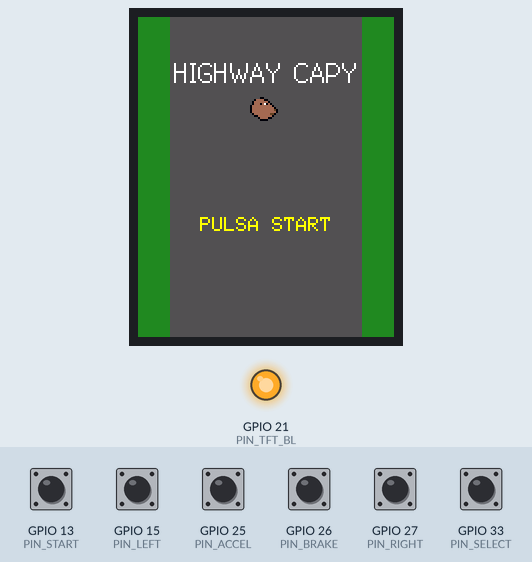
Recording of a sketch running on a simulated ESP32. On the bench: 128×160 colour display, output pins drawn as LEDs (lit = HIGH). Inputs (shaded band) come from the test bench; at power-on: GPIO 13 (PIN_START), GPIO 15 (PIN_LEFT), GPIO 25 (PIN_ACCEL), GPIO 26 (PIN_BRAKE), GPIO 27 (PIN_RIGHT), GPIO 33 (PIN_SELECT) HIGH. Random numbers use the default seed unless the sketch sets one.

Above: at 1.3 s.
1.4 s: GPIO 13 (PIN_START) pulled LOW for 0.15 s
At 1.57 s:
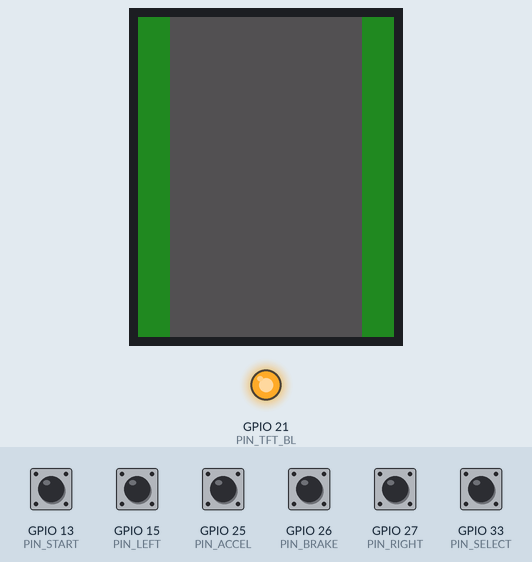
2.1 s: GPIO 33 (PIN_SELECT) pulled LOW for 0.15 s
At 2.19 s:
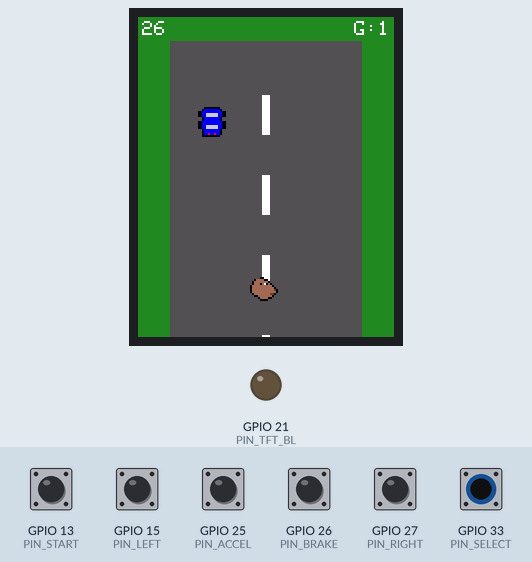
2.8 s: GPIO 15 (PIN_LEFT) pulled LOW for 1 s
At 3.44 s:
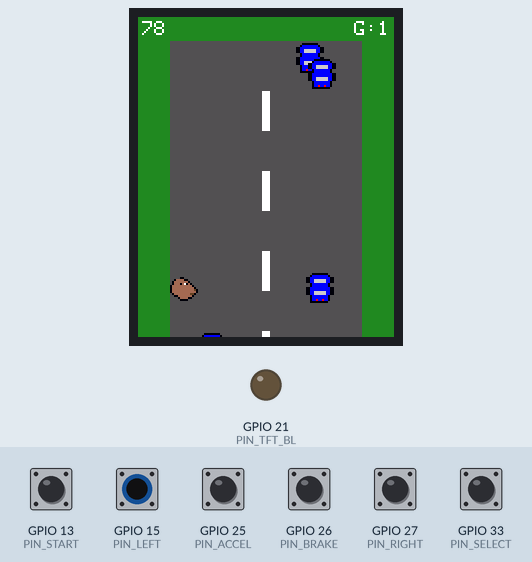
4.4 s: GPIO 25 (PIN_ACCEL) pulled LOW for 1 s
At 5.9 s:
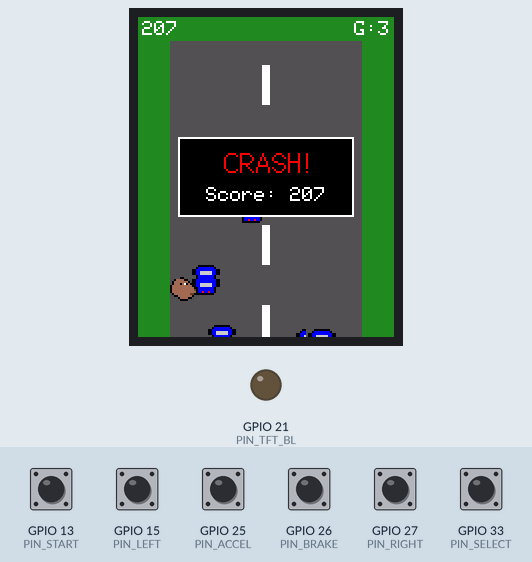
6.9 s: GPIO 13 (PIN_START) pulled LOW for 1 s
At 7.08 s:
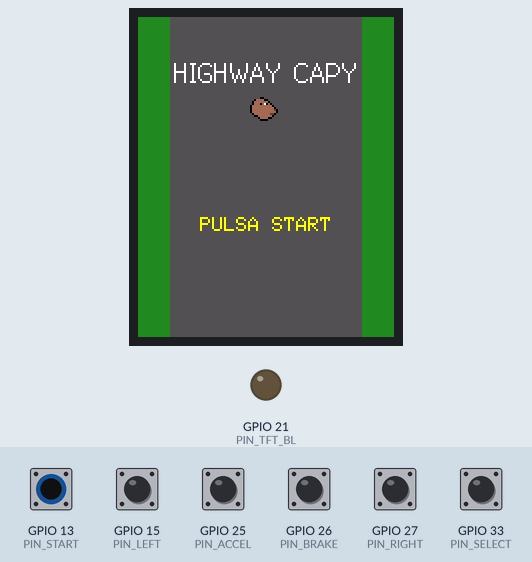
8.5 s: GPIO 13 (PIN_START) pulled LOW for 1 s
At 9.52 s:
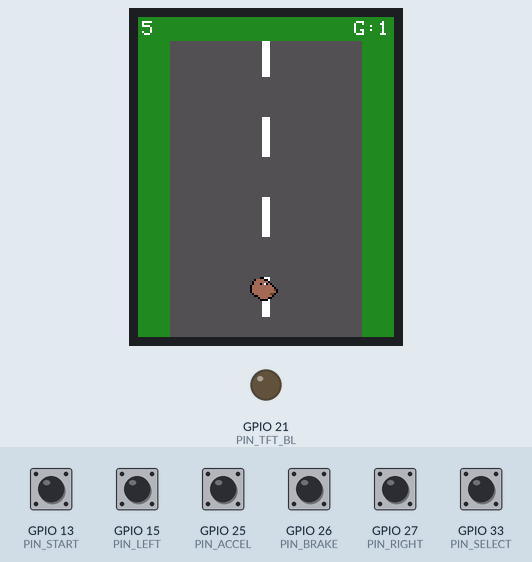
Timing chart, 0 to 11.1 s (numbered marks = the images above; inputs shaded):
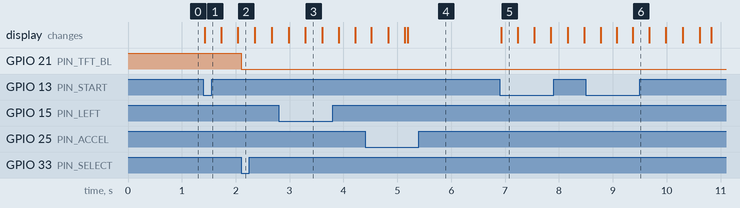

Measured:
- after the input at 1.4 s, the display: changes at once (image 1)
- after the input at 2.1 s, GPIO 21 (PIN_TFT_BL): HIGH → LOW at once
- after the input at 6.9 s, the display: changes at once (image 5)

The sketch:

Highway_capy.ino
```cpp
#include <TFT_eSPI.h>

TFT_eSPI tft = TFT_eSPI();

// --- CONFIGURACIÓN DE PINES ---
const int PIN_LEFT   = 15;
const int PIN_RIGHT  = 27;
const int PIN_ACCEL  = 25;
const int PIN_BRAKE  = 26;
const int PIN_START  = 13;
const int PIN_SELECT = 33;
const int PIN_TFT_BL = 21;

// --- COLORES ---
#define COLOR_ROAD   tft.color565(80, 80, 80)
#define COLOR_GRASS  tft.color565(34, 139, 34)
#define COLOR_TRANS  0x0000 // Negro transparente

// --- SPRITES (16x16) ---
const uint16_t capybara_sprite[256] PROGMEM = {
  0x0000, 0x0000, 0x0000, 0x0000, 0x0000, 0x0001, 0x0001, 0x0000, 0x0000, 0x0000, 0x0000, 0x0000, 0x0000, 0x0000, 0x0000, 0x0000,
  0x0000, 0x0000, 0x0001, 0xA34A, 0xA34A, 0xA34A, 0xA34A, 0x0001, 0x0001, 0x0000, 0x0000, 0x0000, 0x0000, 0x0000, 0x0000, 0x0000,
  0x0000, 0x0001, 0xA34A, 0xA34A, 0xA34A, 0xA34A, 0xA34A, 0xA34A, 0xA34A, 0x0001, 0x0000, 0x0000, 0x0000, 0x0000, 0x0000, 0x0000,
  0x0000, 0x0001, 0xA34A, 0xA34A, 0xA34A, 0x0001, 0xA34A, 0xFFFF, 0x0001, 0xA34A, 0x0001, 0x0000, 0x0000, 0x0000, 0x0000, 0x0000,
  0x0001, 0xA34A, 0xA34A, 0xA34A, 0xA34A, 0xA34A, 0xA34A, 0xA34A, 0xA34A, 0xA34A, 0xA34A, 0x0001, 0x0000, 0x0000, 0x0000, 0x0000,
  0x0001, 0xA34A, 0xA34A, 0xA34A, 0xA34A, 0xA34A, 0xA34A, 0xA34A, 0xA34A, 0xA34A, 0xA34A, 0xA34A, 0x0001, 0x0000, 0x0000, 0x0000,
  0x0001, 0xA34A, 0xA34A, 0xA34A, 0xA34A, 0xA34A, 0xA34A, 0xA34A, 0xA34A, 0xA34A, 0xA34A, 0xA34A, 0x6204, 0x0001, 0x0000, 0x0000,
  0x0001, 0xA34A, 0xA34A, 0xA34A, 0xA34A, 0xA34A, 0xA34A, 0xA34A, 0xA34A, 0xA34A, 0xA34A, 0xA34A, 0xA34A, 0x0001, 0x0000, 0x0000,
  0x0000, 0x0001, 0xA34A, 0xA34A, 0xA34A, 0xA34A, 0xA34A, 0xA34A, 0xA34A, 0xA34A, 0x6204, 0x6204, 0x0001, 0x0000, 0x0000, 0x0000,
  0x0000, 0x0000, 0x0001, 0x0001, 0xA34A, 0xA34A, 0xA34A, 0xA34A, 0xA34A, 0xA34A, 0xA34A, 0x0001, 0x0000, 0x0000, 0x0000, 0x0000,
  0x0000, 0x0000, 0x0000, 0x0000, 0x0001, 0xA34A, 0xA34A, 0xA34A, 0xA34A, 0x0001, 0x0001, 0x0000, 0x0000, 0x0000, 0x0000, 0x0000,
  0x0000, 0x0000, 0x0000, 0x0000, 0x0000, 0x0001, 0x0001, 0x0001, 0x0001, 0x0000, 0x0000, 0x0000, 0x0000, 0x0000, 0x0000, 0x0000,
  0x0000, 0x0000, 0x0000, 0x0000, 0x0000, 0x0000, 0x0000, 0x0000, 0x0000, 0x0000, 0x0000, 0x0000, 0x0000, 0x0000, 0x0000, 0x0000,
  0x0000, 0x0000, 0x0000, 0x0000, 0x0000, 0x0000, 0x0000, 0x0000, 0x0000, 0x0000, 0x0000, 0x0000, 0x0000, 0x0000, 0x0000, 0x0000,
  0x0000, 0x0000, 0x0000, 0x0000, 0x0000, 0x0000, 0x0000, 0x0000, 0x0000, 0x0000, 0x0000, 0x0000, 0x0000, 0x0000, 0x0000, 0x0000,
  0x0000, 0x0000, 0x0000, 0x0000, 0x0000, 0x0000, 0x0000, 0x0000, 0x0000, 0x0000, 0x0000, 0x0000, 0x0000, 0x0000, 0x0000, 0x0000
};

const uint16_t sprite_car[256] PROGMEM = {
  0x0000,0x0000,0x0000,0x0000,0x0001,0x0001,0x0001,0x0001,0x0001,0x0001,0x0001,0x0001,0x0000,0x0000,0x0000,0x0000,
  0x0000,0x0000,0x0000,0x0001,0x001F,0x001F,0x001F,0x001F,0x001F,0x001F,0x001F,0x001F,0x0001,0x0000,0x0000,0x0000,
  0x0000,0x0001,0x0001,0x001F,0x001F,0x001F,0x001F,0x001F,0x001F,0x001F,0x001F,0x001F,0x001F,0x0001,0x0001,0x0000,
  0x0000,0x0001,0x0001,0x001F,0x001F,0xCE59,0xCE59,0xCE59,0xCE59,0xCE59,0xCE59,0x001F,0x001F,0x0001,0x0001,0x0000,
  0x0000,0x0001,0x0001,0x001F,0x001F,0xCE59,0xCE59,0xCE59,0xCE59,0xCE59,0xCE59,0x001F,0x001F,0x0001,0x0001,0x0000,
  0x0000,0x0000,0x0000,0x0001,0x001F,0x001F,0x001F,0x001F,0x001F,0x001F,0x001F,0x001F,0x0001,0x0000,0x0000,0x0000,
  0x0000,0x0000,0x0000,0x0001,0x001F,0x001F,0x001F,0x001F,0x001F,0x001F,0x001F,0x001F,0x0001,0x0000,0x0000,0x0000,
  0x0000,0x0001,0x0001,0x001F,0x001F,0x001F,0x001F,0x001F,0x001F,0x001F,0x001F,0x001F,0x001F,0x0001,0x0001,0x0000,
  0x0000,0x0001,0x0001,0x001F,0x001F,0x001F,0x001F,0x001F,0x001F,0x001F,0x001F,0x001F,0x001F,0x0001,0x0001,0x0000,
  0x0000,0x0001,0x0001,0x001F,0x001F,0xCE59,0xCE59,0xCE59,0xCE59,0xCE59,0xCE59,0x001F,0x001F,0x0001,0x0001,0x0000,
  0x0000,0x0001,0x0001,0x001F,0x001F,0xCE59,0xCE59,0xCE59,0xCE59,0xCE59,0xCE59,0x001F,0x001F,0x0001,0x0001,0x0000,
  0x0000,0x0000,0x0000,0x0001,0x001F,0x001F,0x001F,0x001F,0x001F,0x001F,0x001F,0x001F,0x0001,0x0000,0x0000,0x0000,
  0x0000,0x0000,0x0000,0x0001,0x001F,0x001F,0x001F,0x001F,0x001F,0x001F,0x001F,0x001F,0x0001,0x0000,0x0000,0x0000,
  0x0000,0x0000,0x0000,0x0001,0x001F,0x001F,0xF800,0x001F,0x001F,0xF800,0x001F,0x001F,0x0001,0x0000,0x0000,0x0000,
  0x0000,0x0000,0x0000,0x0001,0x0001,0x0001,0x0001,0x0001,0x0001,0x0001,0x0001,0x0001,0x0000,0x0000,0x0000,0x0000,
  0x0000,0x0000,0x0000,0x0000,0x0000,0x0000,0x0000,0x0000,0x0000,0x0000,0x0000,0x0000,0x0000,0x0000,0x0000,0x0000
};

struct Enemy {
  int x;
  float y;
  float speed;
};

// --- VARIABLES ---
int capyX = 56, oldCapyX = 56;
const int capyY = 130;
#define NUM_ENEMIES 3
Enemy enemies[NUM_ENEMIES];
float oldEnemyY[NUM_ENEMIES];

int gear = 1;
float gameSpeed = 2.0;
float lineOffset = 0;
unsigned long score = 0;
int gameState = 0;
bool isScreenOn = true;
unsigned long lastButtonTime = 0, lastGearTime = 0;

void setup() {
  pinMode(PIN_LEFT, INPUT_PULLUP);
  pinMode(PIN_RIGHT, INPUT_PULLUP);
  pinMode(PIN_ACCEL, INPUT_PULLUP);
  pinMode(PIN_BRAKE, INPUT_PULLUP);
  pinMode(PIN_START, INPUT_PULLUP);
  pinMode(PIN_SELECT, INPUT_PULLUP);
  pinMode(PIN_TFT_BL, OUTPUT);
  digitalWrite(PIN_TFT_BL, HIGH);

  tft.init();
  tft.setRotation(2);
  tft.setSwapBytes(true);
  showMenu();
}

void showMenu() {
  tft.fillScreen(COLOR_ROAD);
  tft.fillRect(0, 0, 16, 160, COLOR_GRASS);
  tft.fillRect(112, 0, 16, 160, COLOR_GRASS);
  tft.pushImage(56, 40, 16, 16, capybara_sprite, COLOR_TRANS);
  tft.setTextColor(TFT_WHITE, COLOR_ROAD);
  tft.drawCentreString("HIGHWAY CAPY", 64, 20, 2);
  tft.setTextColor(TFT_YELLOW, COLOR_ROAD);
  tft.drawCentreString("PULSA START", 64, 100, 1);
  gameState = 0;
}

void spawnEnemy(int i, int startY) {
  enemies[i].x = random(18, 94);
  enemies[i].y = startY;
  enemies[i].speed = random(5, 15) / 10.0;
}

void resetGame() {
  capyX = 56; oldCapyX = 56;
  score = 0; gear = 1; gameSpeed = 2.0;
  for(int i=0; i<NUM_ENEMIES; i++) {
    spawnEnemy(i, -30 - (i * 60));
    oldEnemyY[i] = enemies[i].y;
  }
  tft.fillScreen(COLOR_ROAD);
  tft.fillRect(0, 0, 16, 160, COLOR_GRASS);
  tft.fillRect(112, 0, 16, 160, COLOR_GRASS);
  gameState = 1;
}

void eraseAndDraw() {
  // 1. Borrar rastro anterior del Capibara con rectángulos de carretera
  if (capyX != oldCapyX) {
    tft.fillRect(oldCapyX, capyY, 16, 16, COLOR_ROAD);
  }

  // 2. Borrar rastro de enemigos
  for (int i = 0; i < NUM_ENEMIES; i++) {
    if ((int)enemies[i].y != (int)oldEnemyY[i]) {
      // Borramos la caja entera del enemigo en su posición vieja
      tft.fillRect(enemies[i].x, (int)oldEnemyY[i], 16, 16, COLOR_ROAD);
    }
  }

  // 3. Dibujar líneas de la carretera (solo si se mueven)
  static int lastLineY[4];
  for(int i=0; i<4; i++) {
     int y = ((int)lineOffset + i*40) % 160;
     tft.fillRect(62, (y + 140) % 160, 4, 20, COLOR_ROAD); // Borrar
     tft.fillRect(62, y, 4, 20, TFT_WHITE); // Dibujar
  }

  // 4. Dibujar Sprites en nuevas posiciones
  for (int i = 0; i < NUM_ENEMIES; i++) {
    if (enemies[i].y > -16 && enemies[i].y < 160) {
      tft.pushImage(enemies[i].x, (int)enemies[i].y, 16, 16, sprite_car, COLOR_TRANS);
    }
  }
  tft.pushImage(capyX, capyY, 16, 16, capybara_sprite, COLOR_TRANS);

  // 5. UI Superior (Score y Gear)
  tft.fillRect(0, 0, 128, 12, COLOR_GRASS);
  tft.setTextColor(TFT_WHITE);
  tft.drawNumber(score, 2, 2);
  tft.drawRightString("G:" + String(gear), 126, 2, 1);
}

void updateLogic() {
  unsigned long now = millis();

  if (digitalRead(PIN_ACCEL) == LOW && now - lastGearTime > 250) {
    if (gear < 3) gear++;
    lastGearTime = now;
  }
  if (digitalRead(PIN_BRAKE) == LOW && now - lastGearTime > 250) {
    if (gear > 1) gear--;
    lastGearTime = now;
  }

  gameSpeed = (gear == 1) ? 1.5 : (gear == 2 ? 3.5 : 6.0);
  score += gear;
  lineOffset += gameSpeed;
  if (lineOffset >= 160) lineOffset = 0;

  for(int i=0; i<NUM_ENEMIES; i++) {
    oldEnemyY[i] = enemies[i].y;
    enemies[i].y += (enemies[i].speed + gameSpeed);

    if (enemies[i].y > 160) spawnEnemy(i, -20);

    // Colisión
    if (abs(capyX - enemies[i].x) < 12 && abs(capyY - (int)enemies[i].y) < 12) {
      gameState = 2;
    }
  }
}

void loop() {
  unsigned long currentMillis = millis();

  if (digitalRead(PIN_SELECT) == LOW && currentMillis - lastButtonTime > 300) {
    isScreenOn = !isScreenOn;
    digitalWrite(PIN_TFT_BL, isScreenOn ? HIGH : LOW);
    lastButtonTime = currentMillis;
  }

  if (gameState == 0) {
    if (digitalRead(PIN_START) == LOW) resetGame();
  }
  else if (gameState == 1) {
    oldCapyX = capyX;
    if (digitalRead(PIN_LEFT) == LOW) capyX -= 3;
    if (digitalRead(PIN_RIGHT) == LOW) capyX += 3;
    capyX = constrain(capyX, 16, 96);

    updateLogic();
    eraseAndDraw();

    if (gameState == 2) {
      tft.fillRect(20, 60, 88, 40, TFT_BLACK);
      tft.drawRect(20, 60, 88, 40, TFT_WHITE);
      tft.setTextColor(TFT_RED);
      tft.drawCentreString("CRASH!", 64, 65, 2);
      tft.setTextColor(TFT_WHITE);
      tft.drawCentreString("Score: " + String(score), 64, 85, 1);
    }
    delay(20); // FPS constante
  }
  else if (gameState == 2) {
    if (digitalRead(PIN_START) == LOW && currentMillis - lastButtonTime > 500) {
      showMenu();
      lastButtonTime = currentMillis;
    }
  }
}
```
